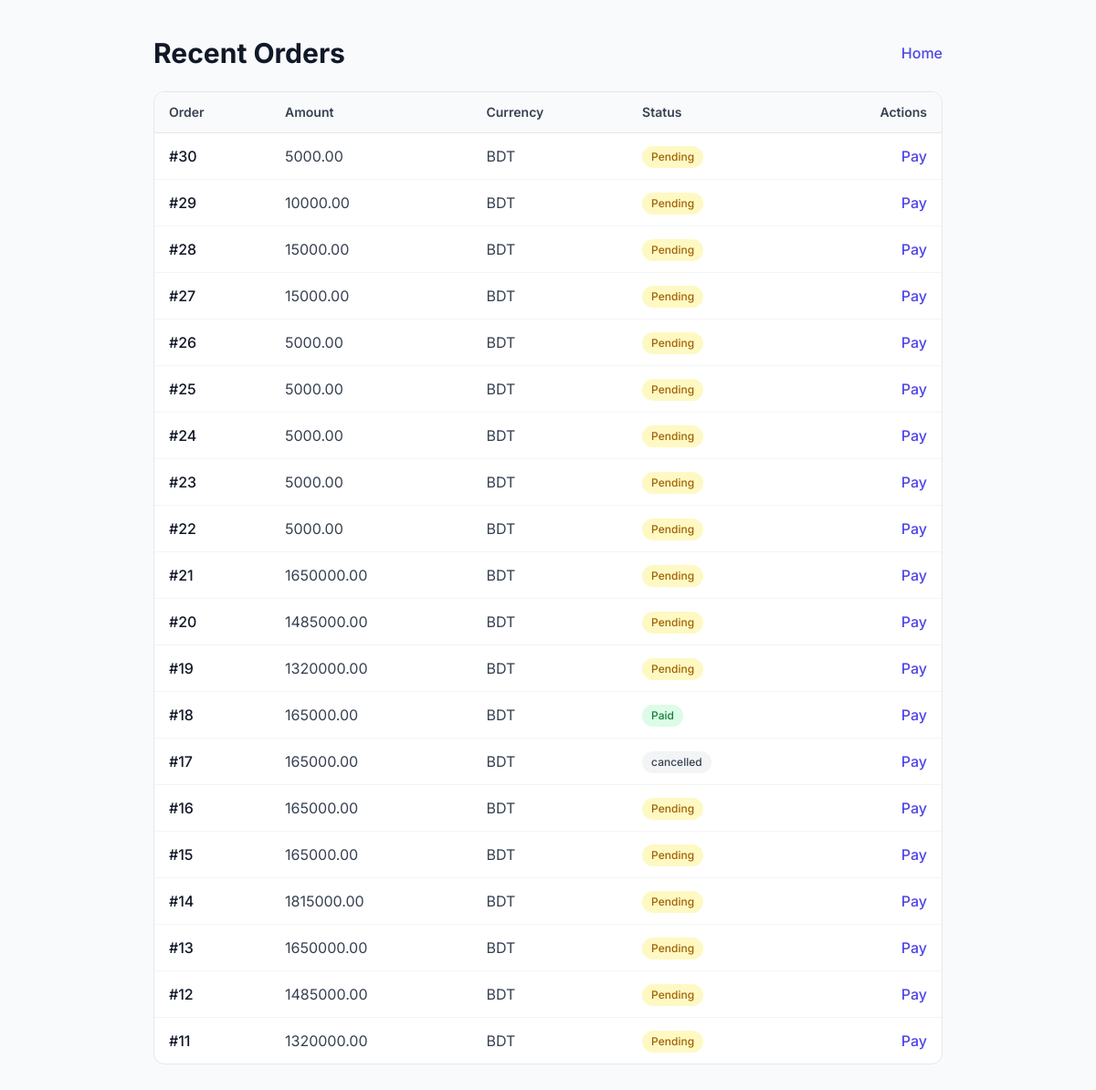
The page /payments/list/ on the database its author committed.
### payments/models.py (models this page shows, shortened)
class Order(models.Model):
    STATUS_CHOICES = [
        ('pending','Pending'),
        ('paid','Paid'),
        ('failed','Failed'),
        ('cancelled','Cancelled'),
    ]
    user = models.ForeignKey(settings.AUTH_USER_MODEL, null=True, blank=True, on_delete=models.SET_NULL)
    amount = models.DecimalField(max_digits=10, decimal_places=2)
    currency = models.CharField(max_length=10, default='BDT')
    created_at = models.DateTimeField(auto_now_add=True)
    status = models.CharField(max_length=20, choices=STATUS_CHOICES, default='pending')
    description = models.CharField(max_length=255, blank=True)

### payments/views.py (the view)
# urls.py: path('list/', views.payment_list, name='list'),
def payment_list(request):
    orders = Order.objects.order_by('-created_at')[:20]
    return render(request, 'payments/list.html', {'orders': orders})

### payments/templates/payments/list.html (shortened to what this page needs)
<!DOCTYPE html>
<html lang="en">
<head>
  <link href="https://cdn.jsdelivr.net/npm/daisyui@4.12.24/dist/full.min.css" rel="stylesheet" type="text/css" />
  <script src="https://cdn.tailwindcss.com"></script>
</head>
<body class="min-h-screen bg-gray-50 py-10">
  <div class="max-w-4xl mx-auto px-4">
    <div class="mb-6 flex items-center justify-between">
      <h1 class="text-3xl font-bold text-gray-900">Recent Orders</h1>
      <a href="/" class="text-indigo-600 hover:text-indigo-800 font-medium">Home</a>
    </div>
    <div class="overflow-hidden rounded-xl border bg-white">
      <table class="min-w-full divide-y divide-gray-200">
        <thead class="bg-gray-50">
          <tr>
            <th class="px-4 py-3 text-left text-sm font-semibold text-gray-700">Order</th>
            <th class="px-4 py-3 text-left text-sm font-semibold text-gray-700">Amount</th>
            <th class="px-4 py-3 text-left text-sm font-semibold text-gray-700">Currency</th>
            <th class="px-4 py-3 text-left text-sm font-semibold text-gray-700">Status</th>
            <th class="px-4 py-3 text-right text-sm font-semibold text-gray-700">Actions</th>
          </tr>
        </thead>
        <tbody class="divide-y divide-gray-100">
          {% for o in orders %}
          <tr class="hover:bg-gray-50">
            <td class="px-4 py-3 font-medium text-gray-900">#{{ o.id }}</td>
            <td class="px-4 py-3 text-gray-700">{{ o.amount }}</td>
            <td class="px-4 py-3 text-gray-700">{{ o.currency }}</td>
            <td class="px-4 py-3">
              {% if o.status == 'paid' %}
                <span class="inline-flex items-center gap-1 rounded-full bg-green-100 px-2.5 py-1 text-xs font-medium text-green-700">Paid</span>
              {% elif o.status == 'pending' %}
                <span class="inline-flex items-center gap-1 rounded-full bg-yellow-100 px-2.5 py-1 text-xs font-medium text-yellow-700">Pending</span>
              {% elif o.status == 'failed' %}
                <span class="inline-flex items-center gap-1 rounded-full bg-rose-100 px-2.5 py-1 text-xs font-medium text-rose-700">Failed</span>
              {% else %}
                <span class="inline-flex items-center gap-1 rounded-full bg-gray-100 px-2.5 py-1 text-xs font-medium text-gray-700">{{ o.status }}</span>
              {% endif %}
            </td>
            <td class="px-4 py-3 text-right">
              <a href="{% url 'payments:sslcz_start' o.id %}" class="text-indigo-600 hover:text-indigo-800 font-medium">Pay</a>
            </td>
          </tr>
          {% empty %}
          <tr>
            <td colspan="5" class="px-4 py-8 text-center text-gray-500">No orders yet.</td>
          </tr>
          {% endfor %}
        </tbody>
      </table>
    </div>
  </div>
</body>
</html>

### payments/templates/payments/list.html (style rules this page uses)
body { font-family: Inter, ui-sans-serif, system-ui, -apple-system, "Segoe UI", Roboto, "Helvetica Neue", Arial, "Noto Sans", "Apple Color Emoji", "Segoe UI Emoji"; }

### rows shown on the page
Order: id "30", amount "5000.00", currency "BDT", status "Pending"
Order: id "29", amount "10000.00", currency "BDT", status "Pending"
Order: id "28", amount "15000.00", currency "BDT", status "Pending"
Order: id "27", amount "15000.00", currency "BDT", status "Pending"
Order: id "26", amount "5000.00", currency "BDT", status "Pending"
Order: id "25", amount "5000.00", currency "BDT", status "Pending"
Order: id "24", amount "5000.00", currency "BDT", status "Pending"
Order: id "23", amount "5000.00", currency "BDT", status "Pending"
Order: id "22", amount "5000.00", currency "BDT", status "Pending"
Order: id "21", amount "1650000.00", currency "BDT", status "Pending"
Order: id "20", amount "1485000.00", currency "BDT", status "Pending"
Order: id "19", amount "1320000.00", currency "BDT", status "Pending"
Order: id "18", amount "165000.00", currency "BDT", status "Paid"
Order: id "17", amount "165000.00", currency "BDT", status "cancelled"
Order: id "16", amount "165000.00", currency "BDT", status "Pending"
Order: id "15", amount "165000.00", currency "BDT", status "Pending"
Order: id "14", amount "1815000.00", currency "BDT", status "Pending"
Order: id "13", amount "1650000.00", currency "BDT", status "Pending"
Order: id "12", amount "1485000.00", currency "BDT", status "Pending"
Order: id "11", amount "1320000.00", currency "BDT", status "Pending"
